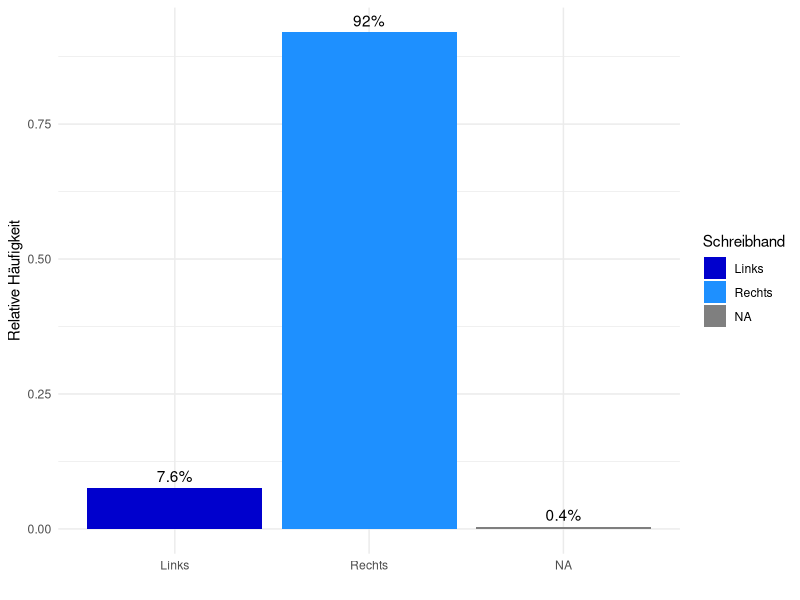

Generate this figure with R:
library("MASS")
library(ggplot2)

# Spalten umbennen
colnames(survey) <- c("sex", "wr_span", "nwr_span", "wr_hand", "fold_top", "pulse", "clap_top", "exercise_freq", "smoke_freq", "height", "unit", "age");
survey$wr_hand <- factor(survey$wr_hand, levels = c("Left", "Right"))
levels(survey$wr_hand) <- c("Links", "Rechts")

# relative Häufigkeit
hand_summary <- data.frame(prop.table(table(survey$wr_hand, useNA = "always")))

# Plot erstellen
custom_colors <- c("Rechts" = "dodgerblue", "Links" = "blue3")

ggplot(hand_summary, aes(x = Var1, y = Freq, fill = Var1)) +
  geom_bar(stat = "identity") +
  geom_text(aes(label = paste0(round(Freq*100, 1), "%")), vjust = -0.5) +
  labs(x = "",
       y = "Relative Häufigkeit",
       fill = "Schreibhand") +
  scale_fill_manual(values = custom_colors) +
  theme_minimal()

